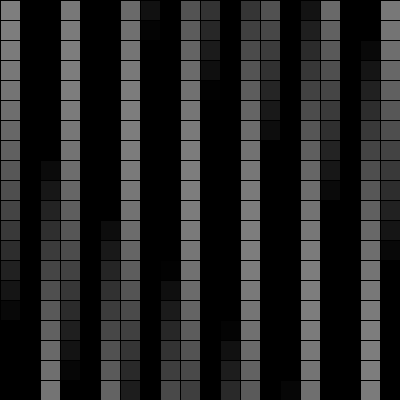
Frame 1 (no input)
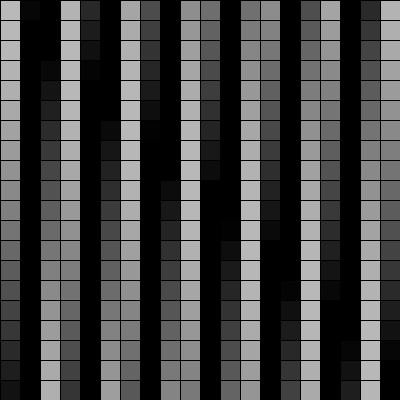
Frame 60 (the mouse pressed at the canvas centre just before this capture)
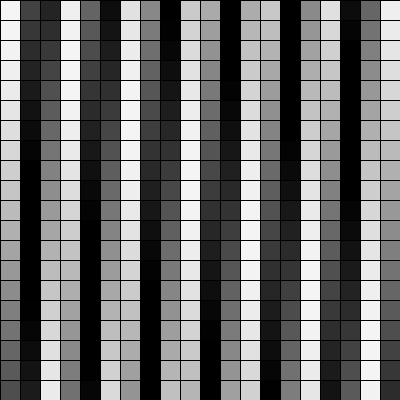
Frame 120 (the mouse held since frame 60 and released just before this capture)

The Processing sketch that drew these frames (run headless with seeded random() and noise(); from frame 60 on, the mouse is pressed at the canvas centre):

// Processing sketch: sketch_2D_array_moving
// ── sketch_2D_array_moving.pde
float[][] grid;
int rows;
int cols;

float theta;

float cellSize = 20;

void setup()
{
  size(400,400);
  
  rows = floor(width/20);
  cols = floor(height/20);
  
  theta = 0;
  
  grid = new float[rows][cols];
  
  for(int p = 0; p < rows; p++)
  {
    for(int q = 0; q < cols; q++)
    {
      grid[p][q] = 126*(cos(theta)*+1);
      theta += .1;
    }
  }
}

void draw()
{
  for(int p = 0; p < rows; p++)
  {
    for(int q = 0; q < cols; q++)
    {
      fill(grid[p][q]);
      rect(p*cellSize,q*cellSize,cellSize,cellSize);
      grid[p][q] += 1;
      if(grid[p][q] > 255)
      {
        grid[p][q] = 0;
      }
    }
  }
}
